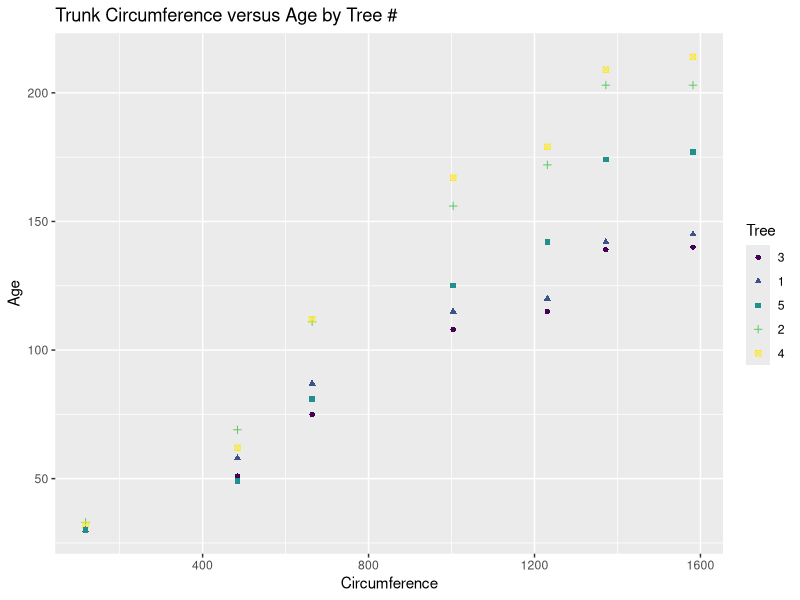
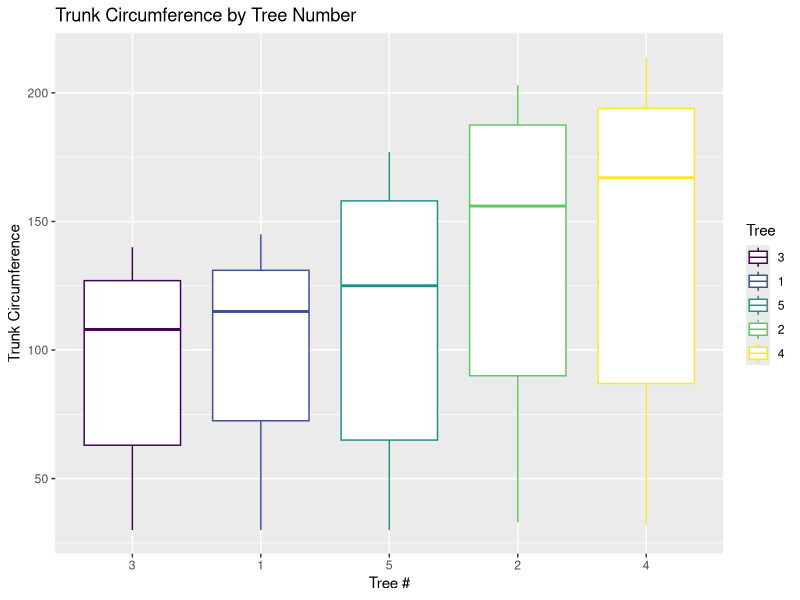

Write the R code that produced these figures, in order.
OrangeData <- Orange
# Below we build a function to get the mean and median tree circumference #
Q2aFunction <- function(x) {c(mean = mean(x), median = median(x))}
# We then declare our variables and run our function to get the answer #
cbind(Tree = unique(OrangeData$Tree),
  do.call(rbind, tapply(OrangeData$circumference, OrangeData$Tree, Q2aFunction)))
# With the below plot we are looking for a relationship between the circumference of the tree trunk and the age of the tree. #
library(ggplot2)
qplot(data = OrangeData, x = age, y = circumference, shape = Tree, xlab = "Circumference", ylab = "Age", main = "Trunk Circumference versus Age by Tree #", color = Tree)

# For the boxplot we use ggplot to generate Truck Circumference by Tree using different colors by tree #
ggplot(data = OrangeData,
  aes(x = Tree,
    y = circumference,
    group = Tree)) +
  geom_boxplot(
    aes(color = Tree)) +
  labs(x = "Tree #", y = "Trunk Circumference", title = "Trunk Circumference by Tree Number")